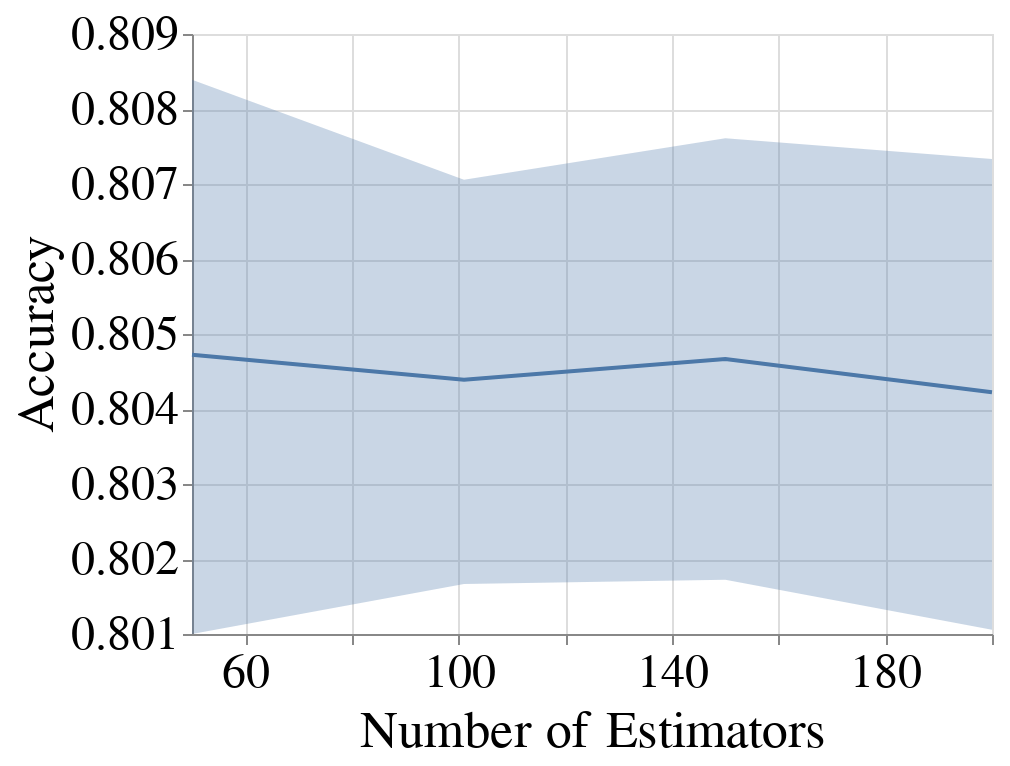

The code cell stored with this chart in its notebook:
### Markdown cell above
### Group Metrics

### Code cell
create_plot_for_diff_bootstrap_sizes(all_subgroup_metrics_df,
                                     dataset_name=DATASET_NAMES[0],
                                     metric_name='Accuracy',
                                     model_name=MODEL_NAMES[0],
                                     with_band=True)

### Figure 1 — Vega-Lite specification as saved in the notebook (floating-point values rounded to 4 significant figures)
{"config": {"view": {"continuousWidth": 400, "continuousHeight": 300}, "axis": {"labelFontSize": 24, "labelFontWeight": "normal", "titleFontSize": 26, "titleFontWeight": "normal"}, "legend": {"columns": 2, "direction": "horizontal", "labelFontSize": 22, "labelLimit": 400, "orient": "top", "symbolStrokeWidth": 10, "titleAnchor": "middle", "titleFontSize": 24, "titleLimit": 300}, "title": {"fontSize": 22}}, "layer": [{"mark": {"type": "errorband", "extent": "ci"}, "encoding": {"x": {"field": "Num_Estimators", "scale": {"domain": [50, 200], "nice": false, "zero": false}, "title": "Number of Estimators", "type": "quantitative"}, "y": {"field": "Metric_Value", "scale": {"zero": false}, "title": "Accuracy", "type": "quantitative"}}}, {"mark": "line", "encoding": {"x": {"field": "Num_Estimators", "scale": {"domain": [50, 200], "nice": false, "zero": false}, "title": "Number of Estimators", "type": "quantitative"}, "y": {"aggregate": "mean", "field": "Metric_Value", "scale": {"zero": false}, "title": "Accuracy", "type": "quantitative"}}}], "data": {"name": "data-4dabd60c5f6529c75cc0d11bf8764033"}, "$schema": "https://vega.github.io/schema/vega-lite/v4.17.0.json", "datasets": {"data-4dabd60c5f6529c75cc0d11bf8764033": [{"Metric": "Accuracy", "Model_Name": "RandomForestClassifier", "Dataset_Name": "Folktables_CA_2018_Income", "Num_Estimators": 50, "Record_Create_Date_Time": "2024-02-24T15:56:18.751000", "Session_Uuid": "f12c5c59-e58a-4f5a-bc5b-e33f81189fd7", "Experiment_Iteration": "Exp_iter_1", "Dataset_Split_Seed": 100, "Fair_Intervention_Params_Lst": "[0.0]", "Intervention_Param": 0.0, "Run_Start_Date_Time": "2024-02-24T15:47:09.491000", "Subgroup": "overall", "Metric_Value": 0.798}, {"Metric": "Accuracy", "Model_Name": "RandomForestClassifier", "Dataset_Name": "Folktables_CA_2018_Income", "Num_Estimators": 50, "Record_Create_Date_Time": "2024-02-24T16:22:05.351000", "Session_Uuid": "f12c5c59-e58a-4f5a-bc5b-e33f81189fd7", "Experiment_Iteration": "Exp_iter_2", "Dataset_Split_Seed": 200, "Fair_Intervention_Params_Lst": "[0.0]", "Intervention_Param": 0.0, "Run_Start_Date_Time": "2024-02-24T16:12:38.307000", "Subgroup": "overall", "Metric_Value": 0.8067}, {"Metric": "Accuracy", "Model_Name": "RandomForestClassifier", "Dataset_Name": "Folktables_CA_2018_Income", "Num_Estimators": 50, "Record_Create_Date_Time": "2024-02-24T16:23:55.740000", "Session_Uuid": "f12c5c59-e58a-4f5a-bc5b-e33f81189fd7", "Experiment_Iteration": "Exp_iter_4", "Dataset_Split_Seed": 400, "Fair_Intervention_Params_Lst": "[0.0]", "Intervention_Param": 0.0, "Run_Start_Date_Time": "2024-02-24T16:14:35.126000", "Subgroup": "overall", "Metric_Value": 0.8077}, {"Metric": "Accuracy", "Model_Name": "RandomForestClassifier", "Dataset_Name": "Folktables_CA_2018_Income", "Num_Estimators": 50, "Record_Create_Date_Time": "2024-02-24T16:31:34.018000", "Session_Uuid": "f12c5c59-e58a-4f5a-bc5b-e33f81189fd7", "Experiment_Iteration": "Exp_iter_3", "Dataset_Split_Seed": 300, "Fair_Intervention_Params_Lst": "[0.0]", "Intervention_Param": 0.0, "Run_Start_Date_Time": "2024-02-24T16:22:06.233000", "Subgroup": "overall", "Metric_Value": 0.8053}, {"Metric": "Accuracy", "Model_Name": "RandomForestClassifier", "Dataset_Name": "Folktables_CA_2018_Income", "Num_Estimators": 50, "Record_Create_Date_Time": "2024-02-24T16:33:13.931000", "Session_Uuid": "f12c5c59-e58a-4f5a-bc5b-e33f81189fd7", "Experiment_Iteration": "Exp_iter_5", "Dataset_Split_Seed": 500, "Fair_Intervention_Params_Lst": "[0.0]", "Intervention_Param": 0.0, "Run_Start_Date_Time": "2024-02-24T16:23:57.349000", "Subgroup": "overall", "Metric_Value": 0.7997}, {"Metric": "Accuracy", "Model_Name": "RandomForestClassifier", "Dataset_Name": "Folktables_CA_2018_Income", "Num_Estimators": 50, "Record_Create_Date_Time": "2024-02-24T16:42:30.408000", "Session_Uuid": "f12c5c59-e58a-4f5a-bc5b-e33f81189fd7", "Experiment_Iteration": "Exp_iter_6", "Dataset_Split_Seed": 600, "Fair_Intervention_Params_Lst": "[0.0]", "Intervention_Param": 0.0, "Run_Start_Date_Time": "2024-02-24T16:33:15.280000", "Subgroup": "overall", "Metric_Value": 0.811}, {"Metric": "Accuracy", "Model_Name": "RandomForestClassifier", "Dataset_Name": "Folktables_CA_2018_Income", "Num_Estimators": 101, "Record_Create_Date_Time": "2024-02-24T16:37:30.256000", "Session_Uuid": "d9a91e93-d876-40fe-98be-41ec023e789f", "Experiment_Iteration": "Exp_iter_1", "Dataset_Split_Seed": 100, "Fair_Intervention_Params_Lst": "[0.0]", "Intervention_Param": 0.0, "Run_Start_Date_Time": "2024-02-24T16:17:02.907000", "Subgroup": "overall", "Metric_Value": 0.799}, {"Metric": "Accuracy", "Model_Name": "RandomForestClassifier", "Dataset_Name": "Folktables_CA_2018_Income", "Num_Estimators": 101, "Record_Create_Date_Time": "2024-02-24T16:38:15.529000", "Session_Uuid": "d9a91e93-d876-40fe-98be-41ec023e789f", "Experiment_Iteration": "Exp_iter_4", "Dataset_Split_Seed": 400, "Fair_Intervention_Params_Lst": "[0.0]", "Intervention_Param": 0.0, "Run_Start_Date_Time": "2024-02-24T16:19:14.752000", "Subgroup": "overall", "Metric_Value": 0.807}, {"Metric": "Accuracy", "Model_Name": "RandomForestClassifier", "Dataset_Name": "Folktables_CA_2018_Income", "Num_Estimators": 101, "Record_Create_Date_Time": "2024-02-24T16:56:06.997000", "Session_Uuid": "d9a91e93-d876-40fe-98be-41ec023e789f", "Experiment_Iteration": "Exp_iter_5", "Dataset_Split_Seed": 500, "Fair_Intervention_Params_Lst": "[0.0]", "Intervention_Param": 0.0, "Run_Start_Date_Time": "2024-02-24T16:38:16.381000", "Subgroup": "overall", "Metric_Value": 0.803}, {"Metric": "Accuracy", "Model_Name": "RandomForestClassifier", "Dataset_Name": "Folktables_CA_2018_Income", "Num_Estimators": 101, "Record_Create_Date_Time": "2024-02-24T16:56:31.109000", "Session_Uuid": "d9a91e93-d876-40fe-98be-41ec023e789f", "Experiment_Iteration": "Exp_iter_2", "Dataset_Split_Seed": 200, "Fair_Intervention_Params_Lst": "[0.0]", "Intervention_Param": 0.0, "Run_Start_Date_Time": "2024-02-24T16:37:32.273000", "Subgroup": "overall", "Metric_Value": 0.805}, {"Metric": "Accuracy", "Model_Name": "RandomForestClassifier", "Dataset_Name": "Folktables_CA_2018_Income", "Num_Estimators": 101, "Record_Create_Date_Time": "2024-02-24T17:14:00.415000", "Session_Uuid": "d9a91e93-d876-40fe-98be-41ec023e789f", "Experiment_Iteration": "Exp_iter_6", "Dataset_Split_Seed": 600, "Fair_Intervention_Params_Lst": "[0.0]", "Intervention_Param": 0.0, "Run_Start_Date_Time": "2024-02-24T16:56:08.482000", "Subgroup": "overall", "Metric_Value": 0.81}, {"Metric": "Accuracy", "Model_Name": "RandomForestClassifier", "Dataset_Name": "Folktables_CA_2018_Income", "Num_Estimators": 101, "Record_Create_Date_Time": "2024-02-24T17:16:47.581000", "Session_Uuid": "d9a91e93-d876-40fe-98be-41ec023e789f", "Experiment_Iteration": "Exp_iter_3", "Dataset_Split_Seed": 300, "Fair_Intervention_Params_Lst": "[0.0]", "Intervention_Param": 0.0, "Run_Start_Date_Time": "2024-02-24T16:56:31.776000", "Subgroup": "overall", "Metric_Value": 0.8023}, {"Metric": "Accuracy", "Model_Name": "RandomForestClassifier", "Dataset_Name": "Folktables_CA_2018_Income", "Num_Estimators": 150, "Record_Create_Date_Time": "2024-02-24T16:49:46.953000", "Session_Uuid": "c4ce3ca1-31dc-4742-9386-91112ff5ed69", "Experiment_Iteration": "Exp_iter_1", "Dataset_Split_Seed": 100, "Fair_Intervention_Params_Lst": "[0.0]", "Intervention_Param": 0.0, "Run_Start_Date_Time": "2024-02-24T16:21:02.579000", "Subgroup": "overall", "Metric_Value": 0.7983}, {"Metric": "Accuracy", "Model_Name": "RandomForestClassifier", "Dataset_Name": "Folktables_CA_2018_Income", "Num_Estimators": 150, "Record_Create_Date_Time": "2024-02-24T16:51:35.220000", "Session_Uuid": "c4ce3ca1-31dc-4742-9386-91112ff5ed69", "Experiment_Iteration": "Exp_iter_4", "Dataset_Split_Seed": 400, "Fair_Intervention_Params_Lst": "[0.0]", "Intervention_Param": 0.0, "Run_Start_Date_Time": "2024-02-24T16:22:29.728000", "Subgroup": "overall", "Metric_Value": 0.8077}, {"Metric": "Accuracy", "Model_Name": "RandomForestClassifier", "Dataset_Name": "Folktables_CA_2018_Income", "Num_Estimators": 150, "Record_Create_Date_Time": "2024-02-24T17:17:29.502000", "Session_Uuid": "c4ce3ca1-31dc-4742-9386-91112ff5ed69", "Experiment_Iteration": "Exp_iter_2", "Dataset_Split_Seed": 200, "Fair_Intervention_Params_Lst": "[0.0]", "Intervention_Param": 0.0, "Run_Start_Date_Time": "2024-02-24T16:49:48.735000", "Subgroup": "overall", "Metric_Value": 0.806}, {"Metric": "Accuracy", "Model_Name": "RandomForestClassifier", "Dataset_Name": "Folktables_CA_2018_Income", "Num_Estimators": 150, "Record_Create_Date_Time": "2024-02-24T17:19:15.604000", "Session_Uuid": "c4ce3ca1-31dc-4742-9386-91112ff5ed69", "Experiment_Iteration": "Exp_iter_5", "Dataset_Split_Seed": 500, "Fair_Intervention_Params_Lst": "[0.0]", "Intervention_Param": 0.0, "Run_Start_Date_Time": "2024-02-24T16:51:36.152000", "Subgroup": "overall", "Metric_Value": 0.802}, {"Metric": "Accuracy", "Model_Name": "RandomForestClassifier", "Dataset_Name": "Folktables_CA_2018_Income", "Num_Estimators": 150, "Record_Create_Date_Time": "2024-02-24T17:44:59.737000", "Session_Uuid": "c4ce3ca1-31dc-4742-9386-91112ff5ed69", "Experiment_Iteration": "Exp_iter_3", "Dataset_Split_Seed": 300, "Fair_Intervention_Params_Lst": "[0.0]", "Intervention_Param": 0.0, "Run_Start_Date_Time": "2024-02-24T17:17:30.335000", "Subgroup": "overall", "Metric_Value": 0.8037}, {"Metric": "Accuracy", "Model_Name": "RandomForestClassifier", "Dataset_Name": "Folktables_CA_2018_Income", "Num_Estimators": 150, "Record_Create_Date_Time": "2024-02-24T17:51:00.188000", "Session_Uuid": "c4ce3ca1-31dc-4742-9386-91112ff5ed69", "Experiment_Iteration": "Exp_iter_6", "Dataset_Split_Seed": 600, "Fair_Intervention_Params_Lst": "[0.0]", "Intervention_Param": 0.0, "Run_Start_Date_Time": "2024-02-24T17:19:16.606000", "Subgroup": "overall", "Metric_Value": 0.8103}, {"Metric": "Accuracy", "Model_Name": "RandomForestClassifier", "Dataset_Name": "Folktables_CA_2018_Income", "Num_Estimators": 200, "Record_Create_Date_Time": "2024-02-24T17:02:40.552000", "Session_Uuid": "f7c0575e-6607-4d44-a07c-0facc7afa75a", "Experiment_Iteration": "Exp_iter_1", "Dataset_Split_Seed": 100, "Fair_Intervention_Params_Lst": "[0.0]", "Intervention_Param": 0.0, "Run_Start_Date_Time": "2024-02-24T16:24:50.154000", "Subgroup": "overall", "Metric_Value": 0.7983}, {"Metric": "Accuracy", "Model_Name": "RandomForestClassifier", "Dataset_Name": "Folktables_CA_2018_Income", "Num_Estimators": 200, "Record_Create_Date_Time": "2024-02-24T17:03:51.676000", "Session_Uuid": "f7c0575e-6607-4d44-a07c-0facc7afa75a", "Experiment_Iteration": "Exp_iter_4", "Dataset_Split_Seed": 400, "Fair_Intervention_Params_Lst": "[0.0]", "Intervention_Param": 0.0, "Run_Start_Date_Time": "2024-02-24T16:26:27.589000", "Subgroup": "overall", "Metric_Value": 0.8057}, {"Metric": "Accuracy", "Model_Name": "RandomForestClassifier", "Dataset_Name": "Folktables_CA_2018_Income", "Num_Estimators": 200, "Record_Create_Date_Time": "2024-02-24T17:40:28.215000", "Session_Uuid": "f7c0575e-6607-4d44-a07c-0facc7afa75a", "Experiment_Iteration": "Exp_iter_2", "Dataset_Split_Seed": 200, "Fair_Intervention_Params_Lst": "[0.0]", "Intervention_Param": 0.0, "Run_Start_Date_Time": "2024-02-24T17:02:42.217000", "Subgroup": "overall", "Metric_Value": 0.8053}, {"Metric": "Accuracy", "Model_Name": "RandomForestClassifier", "Dataset_Name": "Folktables_CA_2018_Income", "Num_Estimators": 200, "Record_Create_Date_Time": "2024-02-24T17:40:34.814000", "Session_Uuid": "f7c0575e-6607-4d44-a07c-0facc7afa75a", "Experiment_Iteration": "Exp_iter_5", "Dataset_Split_Seed": 500, "Fair_Intervention_Params_Lst": "[0.0]", "Intervention_Param": 0.0, "Run_Start_Date_Time": "2024-02-24T17:03:53.248000", "Subgroup": "overall", "Metric_Value": 0.8003}, {"Metric": "Accuracy", "Model_Name": "RandomForestClassifier", "Dataset_Name": "Folktables_CA_2018_Income", "Num_Estimators": 200, "Record_Create_Date_Time": "2024-02-24T18:19:55.214000", "Session_Uuid": "f7c0575e-6607-4d44-a07c-0facc7afa75a", "Experiment_Iteration": "Exp_iter_6", "Dataset_Split_Seed": 600, "Fair_Intervention_Params_Lst": "[0.0]", "Intervention_Param": 0.0, "Run_Start_Date_Time": "2024-02-24T17:40:36.324000", "Subgroup": "overall", "Metric_Value": 0.811}, {"Metric": "Accuracy", "Model_Name": "RandomForestClassifier", "Dataset_Name": "Folktables_CA_2018_Income", "Num_Estimators": 200, "Record_Create_Date_Time": "2024-02-24T18:19:57.060000", "Session_Uuid": "f7c0575e-6607-4d44-a07c-0facc7afa75a", "Experiment_Iteration": "Exp_iter_3", "Dataset_Split_Seed": 300, "Fair_Intervention_Params_Lst": "[0.0]", "Intervention_Param": 0.0, "Run_Start_Date_Time": "2024-02-24T17:40:29.022000", "Subgroup": "overall", "Metric_Value": 0.8047}]}}
